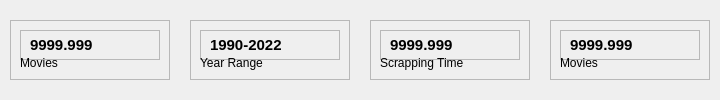
         <widget class="QWidget" name="CardsFrame" native="true">
          <layout class="QHBoxLayout" name="horizontalLayout_7">
           <property name="spacing">
            <number>20</number>
           </property>
           <property name="leftMargin">
            <number>10</number>
           </property>
           <property name="topMargin">
            <number>10</number>
           </property>
           <property name="rightMargin">
            <number>10</number>
           </property>
           <property name="bottomMargin">
            <number>10</number>
           </property>
           <item>
            <widget class="QFrame" name="Card1">
             <property name="minimumSize">
              <size>
               <width>160</width>
               <height>0</height>
              </size>
             </property>
             <property name="maximumSize">
              <size>
               <width>16777215</width>
               <height>60</height>
              </size>
             </property>
             <property name="frameShape">
              <enum>QFrame::StyledPanel</enum>
             </property>
             <property name="frameShadow">
              <enum>QFrame::Raised</enum>
             </property>
             <layout class="QVBoxLayout" name="verticalLayout_3">
              <item>
               <widget class="QFrame" name="frame">
                <property name="minimumSize">
                 <size>
                  <width>0</width>
                  <height>30</height>
                 </size>
                </property>
                <property name="frameShape">
                 <enum>QFrame::StyledPanel</enum>
                </property>
                <property name="frameShadow">
                 <enum>QFrame::Raised</enum>
                </property>
                <layout class="QHBoxLayout" name="horizontalLayout_8">
                 <item>
                  <widget class="QLabel" name="label_3">
                   <property name="font">
                    <font>
                     <pointsize>11</pointsize>
                     <weight>75</weight>
                     <bold>true</bold>
                    </font>
                   </property>
                   <property name="text">
                    <string>9999,999</string>
                   </property>
                  </widget>
                 </item>
                 <item>
                  <widget class="QLabel" name="label">
                   <property name="minimumSize">
                    <size>
                     <width>0</width>
                     <height>20</height>
                    </size>
                   </property>
                   <property name="maximumSize">
                    <size>
                     <width>30</width>
                     <height>20</height>
                    </size>
                   </property>
                   <property name="text">
                    <string/>
                   </property>
                   <property name="pixmap">
                    <pixmap resource="resources.qrc">:/blackicons/Graphics/featherBlack/tv.svg</pixmap>
                   </property>
                   <property name="scaledContents">
                    <bool>true</bool>
                   </property>
                  </widget>
                 </item>
                </layout>
               </widget>
              </item>
              <item alignment="Qt::AlignTop">
               <widget class="QLabel" name="label_4">
                <property name="text">
                 <string>Movies</string>
                </property>
               </widget>
              </item>
             </layout>
            </widget>
           </item>
           <item>
            <widget class="QFrame" name="Card2">
             <property name="minimumSize">
              <size>
               <width>160</width>
               <height>0</height>
              </size>
             </property>
             <property name="maximumSize">
              <size>
               <width>16777215</width>
               <height>60</height>
              </size>
             </property>
             <property name="frameShape">
              <enum>QFrame::StyledPanel</enum>
             </property>
             <property name="frameShadow">
              <enum>QFrame::Raised</enum>
             </property>
             <layout class="QVBoxLayout" name="verticalLayout_7">
              <item>
               <widget class="QFrame" name="frame_4">
                <property name="minimumSize">
                 <size>
                  <width>0</width>
                  <height>30</height>
                 </size>
                </property>
                <property name="frameShape">
                 <enum>QFrame::StyledPanel</enum>
                </property>
                <property name="frameShadow">
                 <enum>QFrame::Raised</enum>
                </property>
                <layout class="QHBoxLayout" name="horizontalLayout_23">
                 <item>
                  <widget class="QLabel" name="label_13">
                   <property name="font">
                    <font>
                     <pointsize>11</pointsize>
                     <weight>75</weight>
                     <bold>true</bold>
                    </font>
                   </property>
                   <property name="text">
                    <string>1990-2022</string>
                   </property>
                  </widget>
                 </item>
                 <item>
                  <widget class="QLabel" name="label_14">
                   <property name="minimumSize">
                    <size>
                     <width>0</width>
                     <height>20</height>
                    </size>
                   </property>
                   <property name="maximumSize">
                    <size>
                     <width>30</width>
                     <height>40</height>
                    </size>
                   </property>
                   <property name="text">
                    <string/>
                   </property>
                   <property name="pixmap">
                    <pixmap resource="resources.qrc">:/blackicons/Graphics/featherBlack/calendar.svg</pixmap>
                   </property>
                   <property name="scaledContents">
                    <bool>true</bool>
                   </property>
                  </widget>
                 </item>
                </layout>
               </widget>
              </item>
              <item alignment="Qt::AlignTop">
               <widget class="QLabel" name="label_15">
                <property name="text">
                 <string>Year Range</string>
                </property>
               </widget>
              </item>
             </layout>
            </widget>
           </item>
           <item>
            <widget class="QFrame" name="Card3">
             <property name="minimumSize">
              <size>
               <width>160</width>
               <height>0</height>
              </size>
             </property>
             <property name="maximumSize">
              <size>
               <width>16777215</width>
               <height>60</height>
              </size>
             </property>
             <property name="frameShape">
              <enum>QFrame::StyledPanel</enum>
             </property>
             <property name="frameShadow">
              <enum>QFrame::Raised</enum>
             </property>
             <layout class="QVBoxLayout" name="verticalLayout_8">
              <item>
               <widget class="QFrame" name="frame_5">
                <property name="minimumSize">
                 <size>
                  <width>0</width>
                  <height>30</height>
                 </size>
                </property>
                <property name="frameShape">
                 <enum>QFrame::StyledPanel</enum>
                </property>
                <property name="frameShadow">
                 <enum>QFrame::Raised</enum>
                </property>
                <layout class="QHBoxLayout" name="horizontalLayout_24">
                 <item>
                  <widget class="QLabel" name="label_16">
                   <property name="font">
                    <font>
                     <pointsize>11</pointsize>
                     <weight>75</weight>
                     <bold>true</bold>
                    </font>
                   </property>
                   <property name="text">
                    <string>9999,999</string>
                   </property>
                  </widget>
                 </item>
                 <item>
                  <widget class="QLabel" name="label_17">
                   <property name="minimumSize">
                    <size>
                     <width>0</width>
                     <height>20</height>
                    </size>
                   </property>
                   <property name="maximumSize">
                    <size>
                     <width>40</width>
                     <height>40</height>
                    </size>
                   </property>
                   <property name="text">
                    <string/>
                   </property>
                   <property name="pixmap">
                    <pixmap resource="resources.qrc">:/blackicons/Graphics/featherBlack/activity.svg</pixmap>
                   </property>
                   <property name="scaledContents">
                    <bool>true</bool>
                   </property>
                  </widget>
                 </item>
                </layout>
               </widget>
              </item>
              <item alignment="Qt::AlignTop">
               <widget class="QLabel" name="label_18">
                <property name="text">
                 <string>Scrapping Time</string>
                </property>
               </widget>
              </item>
             </layout>
            </widget>
           </item>
           <item>
            <widget class="QFrame" name="Card4">
             <property name="minimumSize">
              <size>
               <width>160</width>
               <height>0</height>
              </size>
             </property>
             <property name="maximumSize">
              <size>
               <width>16777215</width>
               <height>60</height>
              </size>
             </property>
             <property name="frameShape">
              <enum>QFrame::StyledPanel</enum>
             </property>
             <property name="frameShadow">
              <enum>QFrame::Raised</enum>
             </property>
             <layout class="QVBoxLayout" name="verticalLayout_9">
              <item>
               <widget class="QFrame" name="frame_6">
                <property name="minimumSize">
                 <size>
                  <width>0</width>
                  <height>30</height>
                 </size>
                </property>
                <property name="frameShape">
                 <enum>QFrame::StyledPanel</enum>
                </property>
                <property name="frameShadow">
                 <enum>QFrame::Raised</enum>
                </property>
                <layout class="QHBoxLayout" name="horizontalLayout_25">
                 <item>
                  <widget class="QLabel" name="label_19">
                   <property name="font">
                    <font>
                     <pointsize>11</pointsize>
                     <weight>75</weight>
                     <bold>true</bold>
                    </font>
                   </property>
                   <property name="text">
                    <string>9999,999</string>
                   </property>
                  </widget>
                 </item>
                 <item>
                  <widget class="QLabel" name="label_20">
                   <property name="minimumSize">
                    <size>
                     <width>0</width>
                     <height>20</height>
                    </size>
                   </property>
                   <property name="maximumSize">
                    <size>
                     <width>30</width>
                     <height>20</height>
                    </size>
                   </property>
                   <property name="text">
                    <string/>
                   </property>
                   <property name="pixmap">
                    <pixmap resource="resources.qrc">:/blueicons/featherBlue/tv.svg</pixmap>
                   </property>
                   <property name="scaledContents">
                    <bool>true</bool>
                   </property>
                  </widget>
                 </item>
                </layout>
               </widget>
              </item>
              <item>
               <widget class="QLabel" name="label_21">
                <property name="text">
                 <string>Movies</string>
                </property>
               </widget>
              </item>
             </layout>
            </widget>
           </item>
          </layout>
         </widget>
